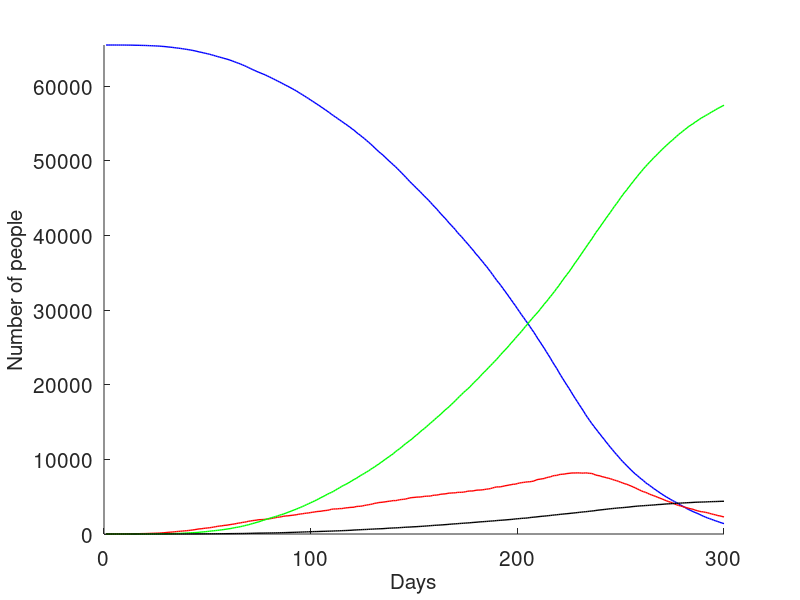
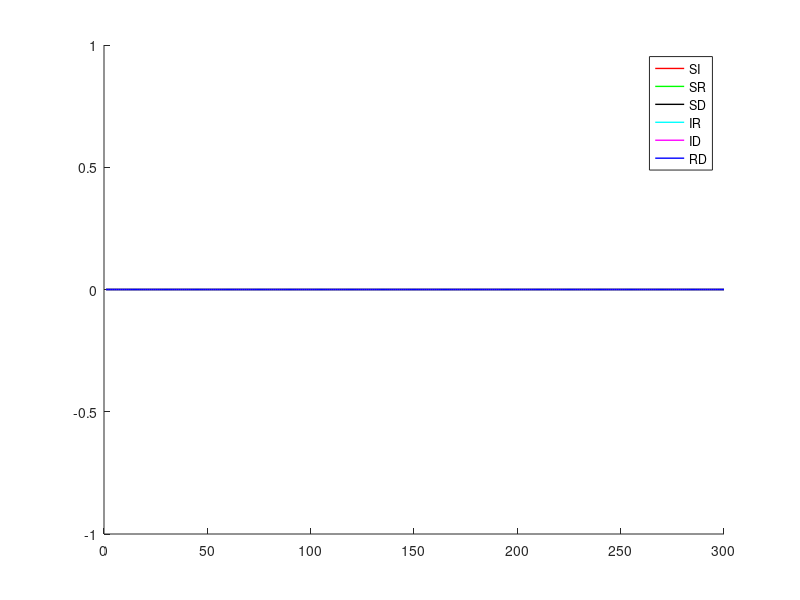
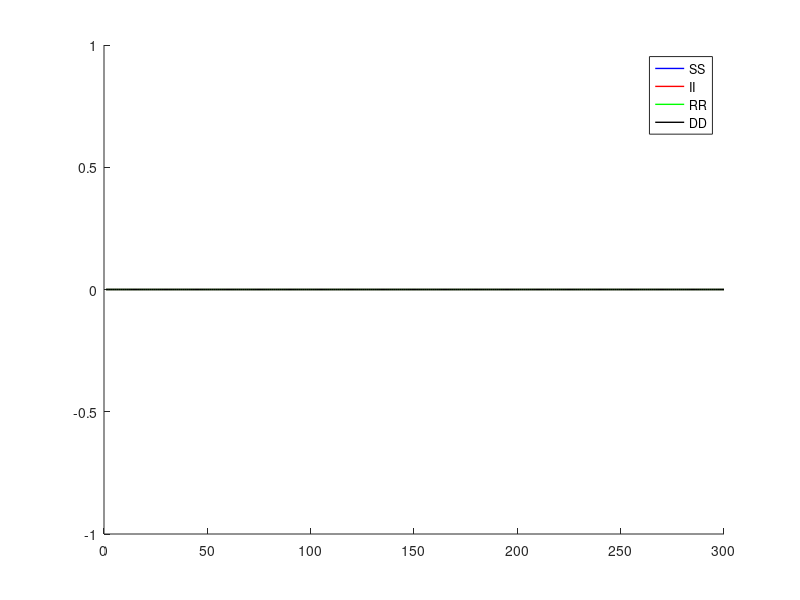
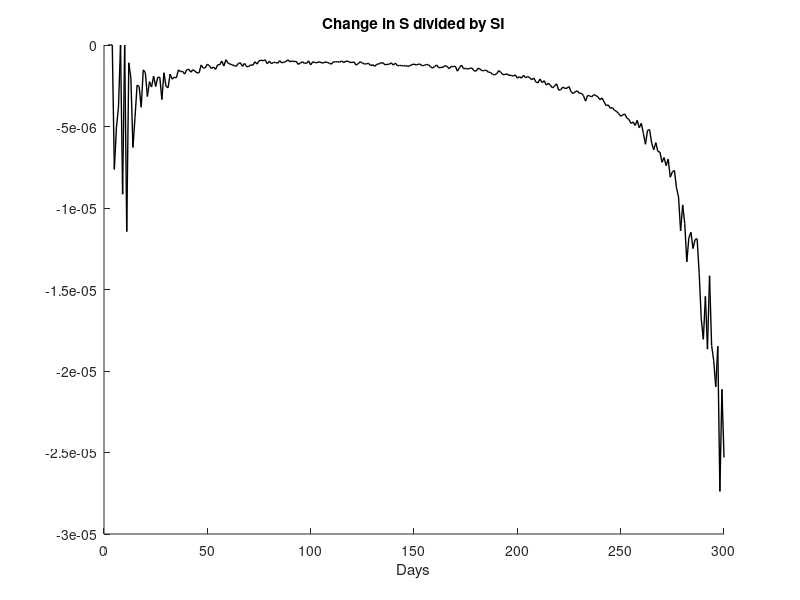

Write MATLAB code to recreate these figures, in order.
%SIRD model
clear

size=256; %side length of square

days=300;

infection_rate=.05; %the rate that each additional neighbor multiplies the infection by
infection_radius=3; %how much taxicab distance away someone can be and still infect
infection_factor=2; %chance goes down by a factor of this for every further distance
death_chance=.0003;
recovery_chance=.004;
long_connections=5; %how many "longer distance" connections can infect people

times=1; %ensemble only

%setting up infection mechanism
for radius=1:infection_radius
  for x_offset=0:radius
    infection_matrix(infection_radius+1+x_offset,infection_radius+1+radius-x_offset)=1/infection_factor^(radius-1); 
    infection_matrix(infection_radius+1-x_offset,infection_radius+1+radius-x_offset)=1/infection_factor^(radius-1);
    infection_matrix(infection_radius+1+x_offset,infection_radius+1-radius+x_offset)=1/infection_factor^(radius-1);
    infection_matrix(infection_radius+1-x_offset,infection_radius+1-radius+x_offset)=1/infection_factor^(radius-1);    
  endfor
endfor

for iter=1:times
  lattice_si(:,:,iter)=zeros(size,size);
  lattice_rd(:,:,iter)=zeros(size,size); %0 is susceptible
  lattice_i_days=zeros(size,size);
  
  initial_infections=1;

  for x=1:initial_infections
%    initial_x=floor(size*rand())+1; %first position of infected
%    initial_y=floor(size*rand())+1;
    initial_x=floor(size/2)+1;
    initial_y=floor(size/2)+1;
    lattice_si(initial_x,initial_y,iter)=1; %1 is infected
  endfor

  for j=1:days
    i=rand(size);
    lattice_si_temp=lattice_si(:,:,iter);
    
    lattice_i_days=lattice_i_days+(lattice_si(:,:,iter)==1); %each day the chance of recovery/death goes up linearly
      
    lattice_neighbors=infection_rate*conv2(lattice_si(:,:,iter),infection_matrix,"same")-i;
    lattice_si_temp=lattice_si(:,:,iter) | (lattice_neighbors>0);
    lattice_rd(:,:,iter)=lattice_rd(:,:,iter)+3*(lattice_si(:,:,iter).*(i>(1-(death_chance*lattice_i_days))))+2*(lattice_si(:,:,iter).*(i<(recovery_chance*lattice_i_days)));
    lattice_si(:,:,iter)=lattice_si_temp & not(lattice_rd(:,:,iter));
    
    end_s(j,iter)=sum(sum((lattice_si(:,:,iter)+lattice_rd(:,:,iter))==0));
    end_i(j,iter)=sum(sum((lattice_si(:,:,iter)+lattice_rd(:,:,iter))==1));
    end_r(j,iter)=sum(sum((lattice_si(:,:,iter)+lattice_rd(:,:,iter))==2));
    end_d(j,iter)=sum(sum((lattice_si(:,:,iter)+lattice_rd(:,:,iter))==3));
    
    if any(any(lattice_si(:,:,iter)))==0
      end_s(:,iter)=end_s(:,iter-1);
      end_i(:,iter)=end_i(:,iter-1);
      end_r(:,iter)=end_r(:,iter-1);
      end_d(:,iter)=end_d(:,iter-1);
      break
    endif
  endfor
endfor

%statistics
for j=1:days
  end_s_average(j)=sum(end_s(j,:))/times;
  end_i_average(j)=sum(end_i(j,:))/times;
  end_r_average(j)=sum(end_r(j,:))/times;
  end_d_average(j)=sum(end_d(j,:))/times;
  end_ss_average(j)=sum(end_s(j,:).*end_s(j,:))/times;
  end_si_average(j)=sum(end_s(j,:).*end_i(j,:))/times;
  end_sr_average(j)=sum(end_s(j,:).*end_r(j,:))/times;
  end_sd_average(j)=sum(end_s(j,:).*end_d(j,:))/times;
  end_ii_average(j)=sum(end_i(j,:).*end_i(j,:))/times;
  end_ir_average(j)=sum(end_i(j,:).*end_r(j,:))/times;
  end_id_average(j)=sum(end_i(j,:).*end_d(j,:))/times;
  end_rr_average(j)=sum(end_r(j,:).*end_r(j,:))/times;
  end_rd_average(j)=sum(end_r(j,:).*end_d(j,:))/times;
  end_dd_average(j)=sum(end_d(j,:).*end_d(j,:))/times;
endfor

for x=1:size
  for y=1:size
    lattice_si_average(x,y)=sum(lattice_si(x,y,:))/times;
    lattice_rd_average(x,y)=sum(lattice_rd(x,y,:))/times;
  endfor
endfor
figure(1)
x=1:days;
clf;
hold on
plot(x,end_s_average(x),'b','LineWidth',1)
plot(x,end_i_average(x),'r','LineWidth',1)
plot(x,end_r_average(x),'g','LineWidth',1)
plot(x,end_d_average(x),'k','LineWidth',1)
set(gca,"ylim",[0 size^2])
set(gca,"xtick",0:100:days)
set(gca,"fontsize",15)
xlabel("Days", 'fontsize', 15)
ylabel("Number of people", 'fontsize', 15)
%legend("Susceptible","Infected","Recovered","Dead")
%title({"Stochastic Model"})
hold off

figure(2)
clf;
hold on
plot(x,(end_si_average(x)-end_s_average(x).*end_i_average(x))./((end_s_average(x)+1).*(end_i_average(x)+1)),'r','LineWidth',1)
plot(x,(end_sr_average(x)-end_s_average(x).*end_r_average(x))./((end_s_average(x)+1).*(end_r_average(x)+1)),'g','LineWidth',1)
plot(x,(end_sd_average(x)-end_s_average(x).*end_d_average(x))./((end_s_average(x)+1).*(end_d_average(x)+1)),'k','LineWidth',1)
plot(x,(end_ir_average(x)-end_i_average(x).*end_r_average(x))./((end_i_average(x)+1).*(end_r_average(x)+1)),'c','LineWidth',1)
plot(x,(end_id_average(x)-end_i_average(x).*end_d_average(x))./((end_i_average(x)+1).*(end_d_average(x)+1)),'m','LineWidth',1)
plot(x,(end_rd_average(x)-end_r_average(x).*end_d_average(x))./((end_r_average(x)+1).*(end_d_average(x)+1)),'b','LineWidth',1)
legend('SI','SR','SD','IR','ID','RD')
hold off

figure(3)
clf;
hold on
plot(x,(end_ss_average(x)-end_s_average(x).*end_s_average(x))./((end_s_average(x)+1).*(end_s_average(x)+1)),'b','LineWidth',1)
plot(x,(end_ii_average(x)-end_i_average(x).*end_i_average(x))./((end_i_average(x)+1).*(end_i_average(x)+1)),'r','LineWidth',1)
plot(x,(end_rr_average(x)-end_r_average(x).*end_r_average(x))./((end_r_average(x)+1).*(end_r_average(x)+1)),'g','LineWidth',1)
plot(x,(end_dd_average(x)-end_d_average(x).*end_d_average(x))./((end_d_average(x)+1).*(end_d_average(x)+1)),'k','LineWidth',1)
legend('SS','II','RR','DD')
hold off

figure(4)
clf;
hold on
x=2:days;
plot(x, (end_s_average(x)-end_s_average(x-1))./(end_s_average(x-1).*end_i_average(x-1)),'k','LineWidth',1)
title({"Change in S divided by SI"})
xlabel("Days")
hold off

figure(5)
clf;
hold on
x=1:size;
y=1:size;
%contourf(x,y,lattice_si_average(x,y)+lattice_rd_average(x,y),0:4)
hold off
